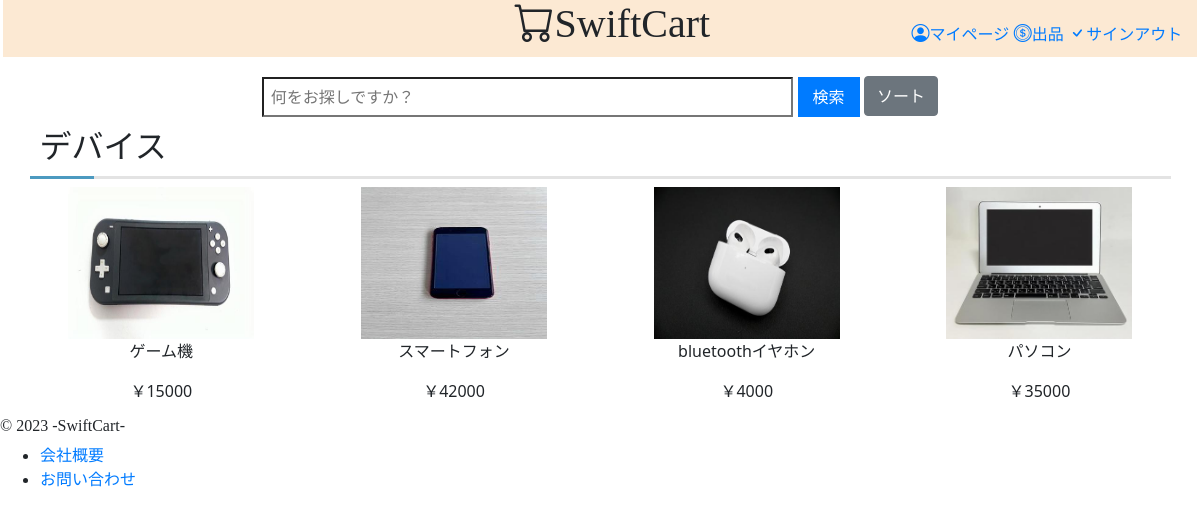
/home/Genre/5/1/, run on the app's committed database.
### app/models.py (models this page shows)
class Product(models.Model):
    product_name = models.CharField(max_length=200) # 商品名
    category = models.IntegerField(default=0) # カテゴリー (1:食品, 2:衣類, 3:小物, 4:生活用品, 5:デバイス)
    price = models.IntegerField(default=0) # 値段
    image = models.ImageField(upload_to='img/') # 商品画像
    seller_id = models.IntegerField(default=0) # 出品者ID
    comment = models.TextField(null=True) # 出品者コメント
    buyer_id = models.IntegerField(default=0) # 購入者ID
    review = models.TextField(null=True) # 購入者レビュー
    like = models.IntegerField(default=0) # いいね数

### app/views.py (the view)
# urls.py: path('home/Genre/<int:productcategory>/<int:user_id>/', app.views.home_Genre, name='home_Genre'),
def home_Genre(request, user_id, productcategory):
    search = None
    results = None
    if request.method == 'POST':
        search = request.POST.get('search')
        results = Product.objects.filter(product_name__icontains=search, buyer_id=0 ,category = productcategory)
    context = {
        "user": User.objects.get(id=user_id),
        "search": search,
        "results": results
    }
    sort_key = f"products{productcategory}"
    categories_templates = {
        1: 'app/home_foods.html',
        2: 'app/home_clothes.html',
        3: 'app/home_acce.html',
        4: 'app/home_life.html',
        5: 'app/home_device.html',
    }
    category_filters = {
        'posted_at': 'id',
        '-posted_at': '-id',
        'price': 'price',
        '-price': '-price',
        'like': 'like',
        '-like': '-like'
    }
    category_id = int(productcategory)
    template = categories_templates.get(category_id)
    if template:
        product_filter = Product.objects.filter(category=category_id, buyer_id=0).order_by('-id')
        if 'sort' in request.GET:
            sort_option = request.GET['sort']
            sort_field = category_filters.get(sort_option)
            if sort_field:
                product_filter = product_filter.order_by(sort_field)
        context[sort_key] = product_filter
        return render(request, template, context)
    else:
        return HttpResponse("Invalid category")

### app/templates/app/home_device.html (shortened to what this page needs)
{% load static %}
<!DOCTYPE html>
<html lang="ja">
<head>
    <link rel="stylesheet" href="https://cdn.jsdelivr.net/npm/bootstrap-icons@1.10.5/font/bootstrap-icons.css">
    <link href="{% static 'app/css/home_foods.css' %}" rel="stylesheet" type="text/css">
    <link rel="stylesheet" href="https://cdn.jsdelivr.net/npm/bootstrap@4.1.3/dist/css/bootstrap.min.css">
</head>
<body>
    <header>
        <div style="margin-left: 1.5%" >
        <div style="margin-right: 1.5%;">
        <div class="row">
            <div class="col-sm-8 col-12 text-sm-right text-center title"><h1 class="bi bi-cart title_12" id="backhome" >SwiftCart</h1></div>
            <div class="col-sm-4 col-12" >
                <div class="menu">
                <a href="{% url 'mypage' user.id %}">
                    <i class="bi bi-person-circle icon" style="font-size: large;"></i>マイページ</a>
                <a href="{% url 'sell' user.id %}"><i class="bi bi-coin icon" style="font-size: large;"></i>出品</a>
                <a href="{% url 'notlogin' %}"><i class="bi bi-check icon" style="font-size: large;"></i>サインアウト</a>
                </div>
            </div>
        </div>
        <div class="row">
            <div class="col-1"></div>
                <div class="col-10">
                    <form action="" method="post">
                        <div class="inputbar">
                            <input type="search" width="200%" placeholder=" 何をお探しですか？ " name="search">
                            <button type="submit">検索</button>
                            <div class="dropdown">
                                <button class="btn btn-secondary" type="button" data-toggle="dropdown">ソート</button>
                            </div>
                        </div>
                    </form>
                </div>
                <div class="col-1"></div>
                </div>
        </div>
        </div>
    </header>
    <main>
        <section class="featured-products">
                <div style="margin-left: 2.5%" >
                <div style="margin-right: 2.5%;">
                <h2 >デバイス</h2>
                <div class="flex-column" style="text-align: center; margin-bottom: -2%;">
                    <div class="row">
                        {% if products5 %}
                        {% for prod in products5 %}
                            <div class="col-lg-3 col-md-4 col-sm-6 col-6">
                                <div class="container">
                                    <a href="{% url 'detail' user.id prod.id %} " style="text-decoration:none; color:inherit;">
                                        <img src="{{ prod.image.url }}" >
                                        <p style="word-break: break-all;display: -webkit-box; -webkit-box-orient: vertical; -webkit-line-clamp: 2; overflow: hidden; cursor: pointer;" class="product">{{ prod.product_name }}</p>
                                        <p style="word-break: break-all;" class="product price">￥{{ prod.price }}</p>
                                    </a>
                                </div>
                            </div>
                        {% endfor %}
                    {% else %}
                        <p style="margin-left: 32px;">出品されている商品はありません</p>
                    {% endif %}
                    </div>
                </div>
        </div>
        </div>
    </section>
    </main>
    <footer>
        <h6 style="margin-top: 20px; font-family: serif;">&copy; 2023 -SwiftCart-</h6>
        <ul>
            <li><a href="https://www.iniad.org/">会社概要</a></li>
            <li><a href="https://www.iniad.org/contact/">お問い合わせ</a></li>
        </ul>
    </footer>
</body>
</html>

### app/static/app/css/home_foods.css (style rules this page uses)
button { padding: 8px 15px; height: 40px; background-color: #007bff; color: #fff; border: none; border-radius: 5px; cursor: pointer; transition: background-color 0.3s ease; }
.inputbar { text-align: center; }
input { height: 40px; width: 55%; }
.dropdown { display: inline-block; top: -2.5px; }
.title { font-family: serif; cursor: pointer; background-color: rgb(252, 233, 211); margin-bottom: 20px; padding-bottom: 0.1%; }
@media (min-width: 576px) { .col-sm-4 { background-color: rgb(252, 233, 211); margin-bottom: 20px; padding-top: 10px; text-align: right; } }
@media (min-width: 576px) { .title_12 { margin-right: 9.67%; } }
@media (min-width: 576px) { .menu { padding-top: 6px; } }
@media (max-width: 1500px) { .menu { font-size:100%; padding-top: 10px; } }
h2 { font-weight: bold; border-bottom: 3px solid #e3e3e3; padding: 0.3em; margin-bottom: 0.3em; position: relative; }
h2::after { content: ''; background-color: #4c9ac0; width: 2em; height: 3px; position: absolute; bottom: -3px; left: 0; z-index: 1; }
.product { font-size: medium; font-family:system-ui, -apple-system, BlinkMacSystemFont, 'Segoe UI', Roboto, Oxygen, Ubuntu, Cantarell, 'Open Sans', 'Helvetica Neue', sans-serif; }
img { background-color: #f4f4f4; }
.container { width: 75%; height: 80%; position: relative; }
.container img { width: 80%; aspect-ratio: 16/13; / }

### data on the page
Product: image (picture), product_name "ゲーム機", price "15000"
Product: image (picture), product_name "スマートフォン", price "42000"
Product: image (picture), product_name "bluetoothイヤホン", price "4000"
Product: image (picture), product_name "パソコン", price "35000"
